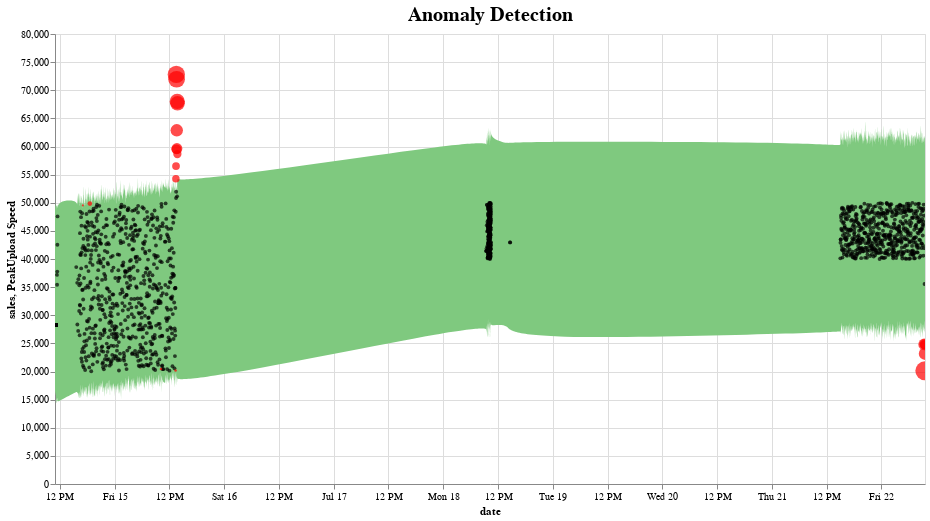

The code cell stored with this chart in its notebook:
### Markdown cell above
### Anomaly Detection Graph

### Code cell
plot_anomalies(pred_anomalies_rand[:5000])

### Figure 1 — Vega-Lite specification as saved in the notebook (floating-point values rounded to 4 significant figures; data arrays with more than 128 entries replaced by an {"elided": "..."} marker saying what was removed)
{"config": {"view": {"continuousWidth": 400, "continuousHeight": 300}, "title": {"fontSize": 20}}, "layer": [{"data": {"name": "data-585b9d3e51487fd02919110195cd28ba"}, "mark": {"type": "area", "color": "#7FC97F", "interpolate": "basis"}, "encoding": {"tooltip": [{"field": "ds", "type": "temporal"}, {"field": "fact", "type": "quantitative"}, {"field": "yhat_lower", "type": "quantitative"}, {"field": "yhat_upper", "type": "quantitative"}], "x": {"field": "ds", "title": "date", "type": "temporal"}, "y": {"field": "yhat_upper", "type": "quantitative"}, "y2": {"field": "yhat_lower"}}, "selection": {"selector052": {"type": "interval", "bind": "scales", "encodings": ["x", "y"]}}, "title": "Anomaly Detection"}, {"data": {"name": "data-89e03a896186dcd2acd273aa4298932d"}, "mark": {"type": "circle", "color": "Black", "opacity": 0.7, "size": 15}, "encoding": {"tooltip": [{"field": "ds", "type": "temporal"}, {"field": "fact", "type": "quantitative"}, {"field": "yhat_lower", "type": "quantitative"}, {"field": "yhat_upper", "type": "quantitative"}], "x": {"field": "ds", "type": "temporal"}, "y": {"field": "fact", "title": "sales", "type": "quantitative"}}, "selection": {"selector053": {"type": "interval", "bind": "scales", "encodings": ["x", "y"]}}}, {"data": {"name": "data-f7bf1b4dbbd5d0c5eca6e0fe9450e5e7"}, "mark": {"type": "circle", "color": "Red", "size": 30}, "encoding": {"size": {"field": "importance", "legend": null, "type": "quantitative"}, "tooltip": [{"field": "ds", "type": "temporal"}, {"field": "fact", "type": "quantitative"}, {"field": "yhat_lower", "type": "quantitative"}, {"field": "yhat_upper", "type": "quantitative"}], "x": {"field": "ds", "type": "temporal"}, "y": {"field": "fact", "title": "PeakUpload Speed", "type": "quantitative"}}, "selection": {"selector054": {"type": "interval", "bind": "scales", "encodings": ["x", "y"]}}}], "height": 450, "width": 870, "$schema": "https://vega.github.io/schema/vega-lite/v4.17.0.json", "datasets": {"data-585b9d3e51487fd02919110195cd28ba": {"elided": "1497 records"}, "data-89e03a896186dcd2acd273aa4298932d": {"elided": "1478 records"}, "data-f7bf1b4dbbd5d0c5eca6e0fe9450e5e7": [{"ds": "2022-07-14T17:02:55", "trend": 33430.0, "yhat": 33430.0, "yhat_lower": 15430.0, "yhat_upper": 49510.0, "fact": 49531, "anomaly": 1, "importance": 0.0004411}, {"ds": "2022-07-14T18:34:59", "trend": 33620.0, "yhat": 33620.0, "yhat_lower": 17880.0, "yhat_upper": 48960.0, "fact": 49856, "anomaly": 1, "importance": 0.01789}, {"ds": "2022-07-15T10:09:45", "trend": 35580.0, "yhat": 35580.0, "yhat_lower": 20510.0, "yhat_upper": 53120.0, "fact": 20456, "anomaly": -1, "importance": 0.002804}, {"ds": "2022-07-15T13:22:22", "trend": 35980.0, "yhat": 35980.0, "yhat_lower": 20240.0, "yhat_upper": 52130.0, "fact": 20198, "anomaly": -1, "importance": 0.002294}, {"ds": "2022-07-15T13:25:29", "trend": 35990.0, "yhat": 35990.0, "yhat_lower": 18350.0, "yhat_upper": 51400.0, "fact": 54253, "anomaly": 1, "importance": 0.05264}, {"ds": "2022-07-15T13:27:29", "trend": 36000.0, "yhat": 36000.0, "yhat_lower": 20690.0, "yhat_upper": 53300.0, "fact": 56518, "anomaly": 1, "importance": 0.0569}, {"ds": "2022-07-15T13:31:17", "trend": 36000.0, "yhat": 36000.0, "yhat_lower": 17460.0, "yhat_upper": 50950.0, "fact": 72806, "anomaly": 1, "importance": 0.3002}, {"ds": "2022-07-15T13:33:17", "trend": 36010.0, "yhat": 36010.0, "yhat_lower": 18740.0, "yhat_upper": 53770.0, "fact": 59495, "anomaly": 1, "importance": 0.09623}, {"ds": "2022-07-15T13:35:17", "trend": 36010.0, "yhat": 36010.0, "yhat_lower": 18900.0, "yhat_upper": 51790.0, "fact": 71954, "anomaly": 1, "importance": 0.2802}, {"ds": "2022-07-15T13:37:17", "trend": 36020.0, "yhat": 36020.0, "yhat_lower": 19120.0, "yhat_upper": 53250.0, "fact": 62885, "anomaly": 1, "importance": 0.1532}, {"ds": "2022-07-15T13:39:17", "trend": 36020.0, "yhat": 36020.0, "yhat_lower": 19210.0, "yhat_upper": 52640.0, "fact": 59641, "anomaly": 1, "importance": 0.1174}, {"ds": "2022-07-15T13:43:17", "trend": 36030.0, "yhat": 36030.0, "yhat_lower": 17730.0, "yhat_upper": 52340.0, "fact": 68011, "anomaly": 1, "importance": 0.2304}, {"ds": "2022-07-15T13:45:18", "trend": 36030.0, "yhat": 36030.0, "yhat_lower": 19410.0, "yhat_upper": 54780.0, "fact": 58661, "anomaly": 1, "importance": 0.06618}, {"ds": "2022-07-15T13:47:08", "trend": 36040.0, "yhat": 36040.0, "yhat_lower": 17480.0, "yhat_upper": 53280.0, "fact": 67677, "anomaly": 1, "importance": 0.2127}, {"ds": "2022-07-22T09:22:24", "trend": 44570.0, "yhat": 44570.0, "yhat_lower": 28180.0, "yhat_upper": 62190.0, "fact": 24808, "anomaly": -1, "importance": 0.1358}, {"ds": "2022-07-22T09:24:24", "trend": 44570.0, "yhat": 44570.0, "yhat_lower": 27200.0, "yhat_upper": 61590.0, "fact": 24856, "anomaly": -1, "importance": 0.09415}, {"ds": "2022-07-22T09:28:24", "trend": 44570.0, "yhat": 44570.0, "yhat_lower": 26810.0, "yhat_upper": 61280.0, "fact": 24749, "anomaly": -1, "importance": 0.08336}, {"ds": "2022-07-22T09:30:24", "trend": 44570.0, "yhat": 44570.0, "yhat_lower": 27420.0, "yhat_upper": 62420.0, "fact": 20114, "anomaly": -1, "importance": 0.3632}, {"ds": "2022-07-22T09:32:25", "trend": 44570.0, "yhat": 44570.0, "yhat_lower": 26770.0, "yhat_upper": 60020.0, "fact": 23173, "anomaly": -1, "importance": 0.1551}]}}
